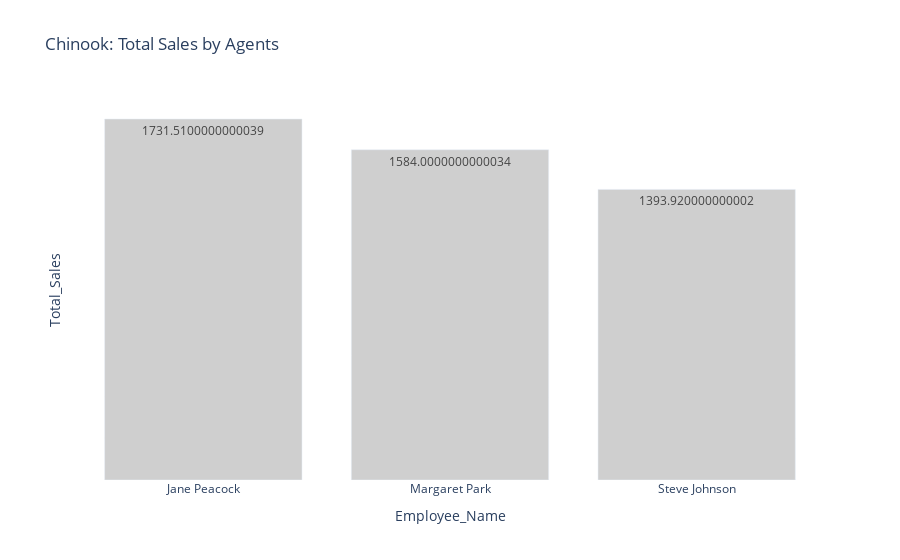

This figure's notebook cell:
### Code cell
query = """WITH 
    query_1 AS
    (
        SELECT 
        e.employee_id employee_id,
        e.first_name || " " || e.last_name employee_name,
        e.hire_date hire_date,
        SUM(i.total) total_sales
        
        FROM customer c
        INNER JOIN employee e ON c.support_rep_id = e.employee_id
        INNER JOIN invoice i ON i.customer_id = c.customer_id
        WHERE e.title= "Sales Support Agent"
        GROUP BY employee_id
    )
SELECT * FROM query_1"""


employee_sales = pd.read_sql_query(query , data)

fig = px.bar(employee_sales, x='employee_name', y='total_sales', text='total_sales', 
            title='Chinook: Total Sales by Agents', 
            hover_data=['employee_id', 'total_sales', 'hire_date'])
fig.update_xaxes(title_text='Employee_Name')
fig.update_yaxes(title_text='Total_Sales', showticklabels=False)
fig.update_layout(paper_bgcolor='rgba(0,0,0,0)', plot_bgcolor='rgba(0,0,0,0)')
fig.update_traces(marker_color='rgb(207, 207, 207)')
fig.show()

### Figure 1 — Plotly figure (JSON) as saved in the notebook; plotly's stock layout.template omitted (floating-point values rounded to 4 significant figures)
{"data": [{"alignmentgroup": "True", "customdata": [[3, 1732.0, "2017-04-01 00:00:00"], [4, 1584.0, "2017-05-03 00:00:00"], [5, 1394.0, "2017-10-17 00:00:00"]], "hovertemplate": "employee_name=%{x}<br>total_sales=%{customdata[1]}<br>employee_id=%{customdata[0]}<br>hire_date=%{customdata[2]}<extra></extra>", "legendgroup": "", "marker": {"color": "rgb(207, 207, 207)"}, "name": "", "offsetgroup": "", "orientation": "v", "showlegend": false, "text": [1732.0, 1584.0, 1394.0], "textposition": "auto", "type": "bar", "x": ["Jane Peacock", "Margaret Park", "Steve Johnson"], "xaxis": "x", "y": [1732.0, 1584.0, 1394.0], "yaxis": "y"}], "layout": {"barmode": "relative", "legend": {"tracegroupgap": 0}, "paper_bgcolor": "rgba(0,0,0,0)", "plot_bgcolor": "rgba(0,0,0,0)", "title": {"text": "Chinook: Total Sales by Agents"}, "xaxis": {"anchor": "y", "domain": [0, 1], "title": {"text": "Employee_Name"}}, "yaxis": {"anchor": "x", "domain": [0, 1], "showticklabels": false, "title": {"text": "Total_Sales"}}}}
